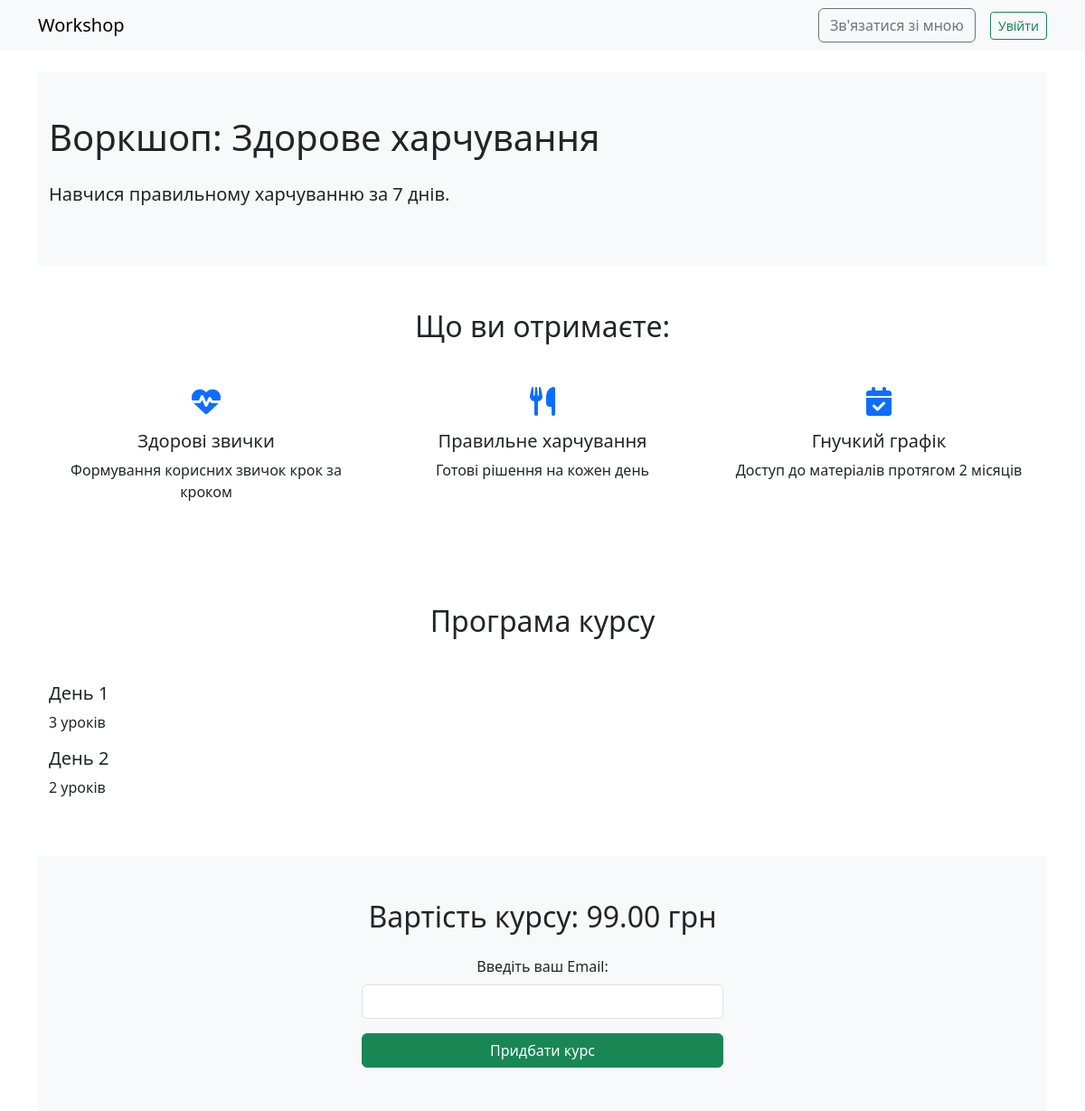
Page /course/1/ on the earlier database version.
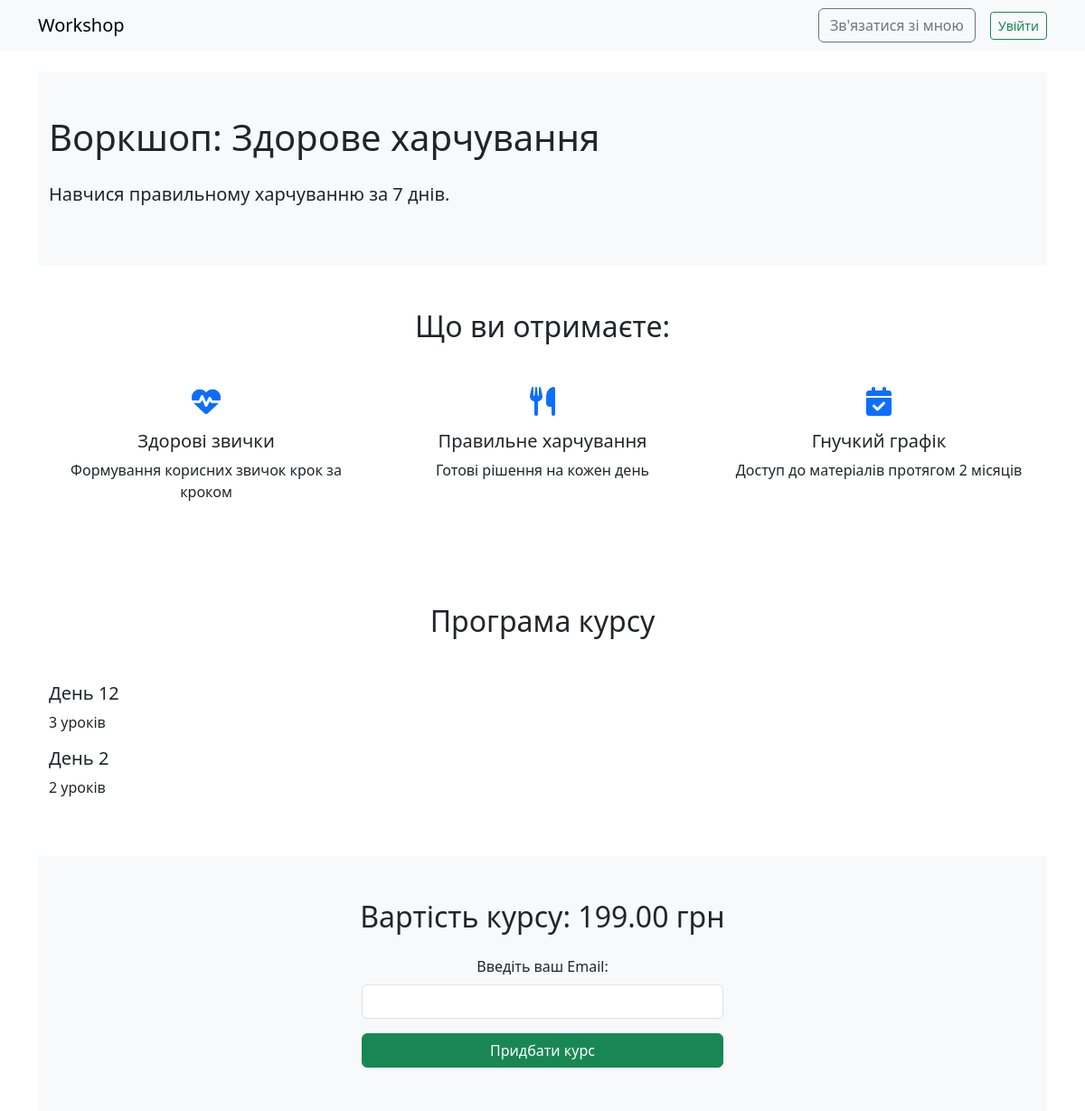
Same page on the later database version.
### courses/models.py (models this page shows, shortened)
class Module(models.Model):
    course = models.ForeignKey(Course, on_delete=models.CASCADE, related_name='modules')
    title = models.CharField(max_length=255)
    order = models.PositiveIntegerField(null=True, blank=True, default=0)

class Course(models.Model):
    title = models.CharField(max_length=255)
    slug = models.SlugField(unique=True, blank=True)
    description = models.TextField()
    price = models.DecimalField(max_digits=8, decimal_places=2)
    created_at = models.DateTimeField(auto_now_add=True)
    is_published = models.BooleanField(default=False)

### courses/views.py (the view)
# urls.py: path('course/<slug:slug>/', views.course_landing, name='course_landing'),
def course_landing(request, slug):
    course = get_object_or_404(Course, slug=slug)
    user_courses = []
    if request.user.is_authenticated:
        user_courses = UserCourse.objects.filter(user=request.user, is_paid=True).values_list('course_id', flat=True)
    return render(request, 'courses/course_landing.html', {
        'course': course,
        'user_courses': user_courses
    })

### courses/templates/courses/course_landing.html (shortened to what this page needs)
{% extends "courses/base.html" %}
{% block content %}
<section class="py-5 bg-light">
  <div class="container">
    <h1 class="mb-4">{{ course.title }}</h1>
    <p class="lead">{{ course.description }}</p>
  </div>
</section>
<section class="py-5">
  <div class="container">
    <h2 class="text-center mb-5">Що ви отримаєте:</h2>
    <div class="row g-4">
      <div class="col-md-4 text-center">
        <i class="fas fa-heartbeat fa-2x text-primary mb-3"></i>
        <h5>Здорові звички</h5>
        <p>Формування корисних звичок крок за кроком</p>
      </div>
      <div class="col-md-4 text-center">
        <i class="fas fa-utensils fa-2x text-primary mb-3"></i>
        <h5>Правильне харчування</h5>
        <p>Готові рішення на кожен день</p>
      </div>
      <div class="col-md-4 text-center">
        <i class="fas fa-calendar-check fa-2x text-primary mb-3"></i>
        <h5>Гнучкий графік</h5>
        <p>Доступ до матеріалів протягом 2 місяців</p>
      </div>
    </div>
  </div>
</section>
<section class="py-5 bg-white">
  <div class="container">
    <h2 class="text-center mb-5">Програма курсу</h2>
    {% for module in course.modules.all %}
      <div class="mb-3">
        <h5>{{ module.title }}</h5>
        <p>{{ module.lessons.count }} уроків</p>
      </div>
    {% empty %}
      <p>Наразі модулі не додані.</p>
    {% endfor %}
  </div>
</section>
<section class="py-5 bg-light">
  <div class="container text-center">
    {% if user.is_authenticated and course.id in user_courses %}
    {% comment %} {% if user.is_authenticated and course.id in user_courses or user.is_superuser %} {% endcomment %}
    <a href="{% url 'course_detail' course.id %}" class="btn btn-primary">Перейти до курсу</a>
    {% else %}
        <h2 class="mb-4">Вартість курсу: {{ course.price }} грн</h2>
        <form method="post" action="{% url 'start_payment' %}" class="mx-auto" style="max-width: 400px">
          <div class="mb-3">
            <label for="email" class="form-label">Введіть ваш Email:</label>
            <input type="email" name="email" id="email" class="form-control" required>
          </div>
          <button type="submit" class="btn btn-success w-100">Придбати курс</button>
        </form>
    {% endif %}
  </div>
</section>
{% endblock %}

Differences in the rows shown:
changed Course "Воркшоп: Здорове харчування": price "99.00" → "199.00"
changed Module: title "День 1" → "День 12"
